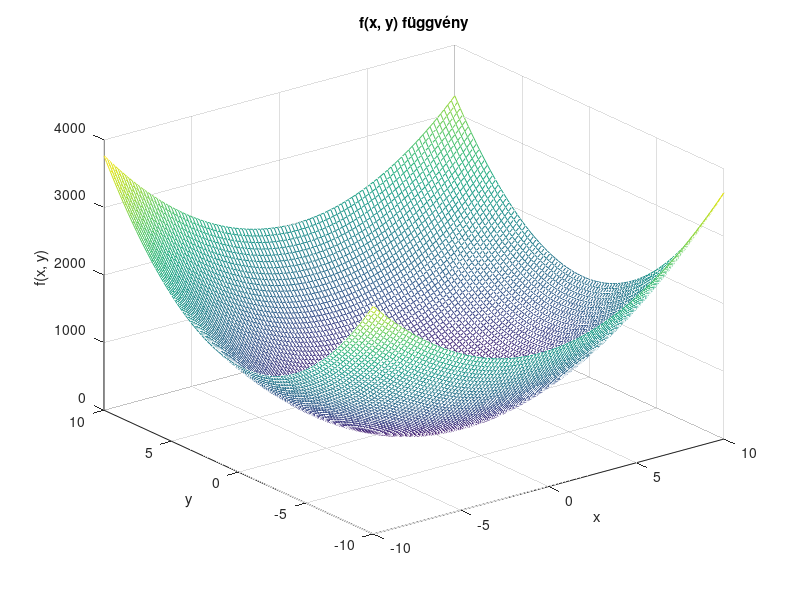
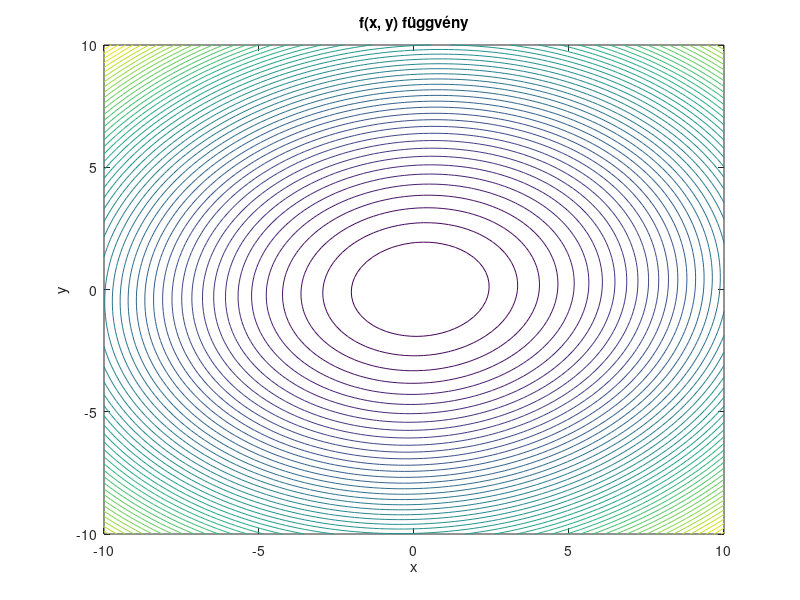

MATLAB code for these plots, in order: (Note: this script raises an error after producing the figures.)
% Author: Kovács Bálint-Hunor (Informatika III.) 2023
clear all %#ok<CLALL>
close all
clc

% Boltzmann algortimus

f = @(x, y) 15*x.^2 + 20*y.^2 - 2*x.*y - 6*x + 8;

% plot mesh es contour
[X, Y] = meshgrid(linspace(-10, 10, 100), linspace(-10, 10, 100));
Z = f(X, Y);

figure(1)
mesh(X, Y, Z)
xlabel('x')
ylabel('y')
zlabel('f(x, y)')
title('f(x, y) függvény')

figure(2)
contour(X, Y, Z, 50)
xlabel('x')
ylabel('y')
title('f(x, y) függvény')

max_iteration = 100000;
maximum_unsuccesful_attempts = 100;

% kezdeti pont ginputtal contourről
figure(2)
[xmin, ymin] = ginput(1);
hold on
plot(xmin, ymin, 'r*');
k = 0.2;
R = rand(1)*3;

minimum_iterations = [xmin, ymin, f(xmin, ymin)];
unsuccessful_attempts = 0;
iteration = 0;
i = 1;
T0 = 1000;
T = T0 / i;

% minimum keresés
while true
    alpha = 2*pi*rand(1);
    R = rand(1)*3;
    xt = xmin + R*cos(alpha);
    yt = ymin + R*sin(alpha);
    deltaF = f(xt, yt) - f(xmin, ymin);
    if deltaF < 0
        xmin = xt;
        ymin = yt;
        unsuccessful_attempts = 0;
        minimum_iterations = [minimum_iterations; xmin, ymin, f(xmin, ymin)];
        i = i + 1;
        T = T0 / i;
    else
        p = exp((-deltaF) / (k*T));
        
        if p > rand(1)
            xmin = xt;
            ymin = yt;
            unsuccessful_attempts = 0;
            minimum_iterations = [minimum_iterations; xmin, ymin, f(xmin, ymin)];
            i = i + 1;
            T = T0 / i;
        else
            unsuccessful_attempts = unsuccessful_attempts + 1;
        end
        % sikertelen probálkozások kirajzolása
        % figure(2)
        % hold on
        % plot(xt, yt, 'o', 'MarkerSize', 2, 'MarkerFaceColor', [0.5, 0.5, 0.5], 'MarkerEdgeColor', [0.5, 0.5, 0.5])
        % hold off
    end
    
    if unsuccessful_attempts >= maximum_unsuccesful_attempts
        unsuccessful_attempts = 0;
    end
    
    iteration = iteration + 1;
    
    if iteration >= max_iteration
        break
    end
    
end

% utolsó minimum kiírása
display(minimum_iterations(end, :));


% minimum keresésének eredményének kirajzolása pontokkal
figure(2)
hold on
plot(minimum_iterations(:, 1), minimum_iterations(:, 2), 'r*', 'MarkerSize', 2, 'MarkerFaceColor', 'r', 'MarkerEdgeColor', 'r')
hold off

% minimum keresésének eredményének kirajzolása vonalal összekötve
figure(2)
hold on
plot(minimum_iterations(:, 1), minimum_iterations(:, 2), 'r-')
hold off

% kirajzoljuk a minimum pontokat és az összekötő vonalat is a meshre
figure(1)
hold on
plot3(minimum_iterations(:, 1), minimum_iterations(:, 2), minimum_iterations(:, 3), 'r*', 'MarkerSize', 2, 'MarkerFaceColor', 'r', 'MarkerEdgeColor', 'r')
plot3(minimum_iterations(:, 1), minimum_iterations(:, 2), minimum_iterations(:, 3), 'r-')
hold off


% kirajzoljuk a minimum pontokat egy külön grafikonra is függvényérték szerint rendezve
figure(3)
plot(minimum_iterations(:, 3), 'r*')
xlabel('iteráció')
ylabel('f(x, y)')
title('f(x, y) függvény minimumának keresése')
grid on



